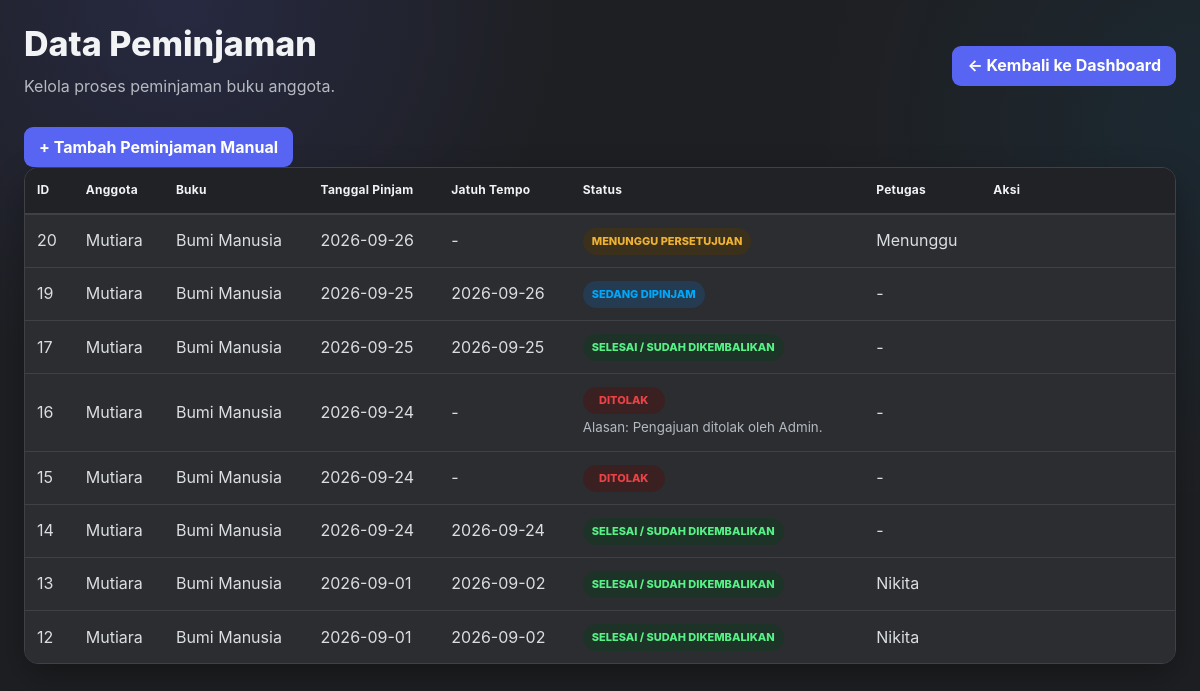
/peminjaman/tampil.peminjaman.php (signed in), run on the app's committed database.
### tables this page shows
CREATE TABLE `peminjaman` (
  `id_peminjaman` int(11) NOT NULL,
  `id_anggota` int(11) DEFAULT NULL,
  `id_petugas` int(11) DEFAULT NULL,
  `id_admin` int(11) DEFAULT NULL,
  `id_buku` int(11) NOT NULL,
  `tanggal_pinjam` date DEFAULT NULL,
  `tanggal_jatuh_tempo` date DEFAULT NULL,
  `status` enum('menunggu','dipinjam','selesai','ditolak') NOT NULL DEFAULT 'menunggu',
  `alasan_penolakan` varchar(255) DEFAULT NULL
);

CREATE TABLE `anggota` (
  `id_anggota` int(11) NOT NULL,
  `id_admin` int(11) DEFAULT NULL,
  `id_petugas` int(11) DEFAULT NULL,
  `nama_anggota` varchar(100) DEFAULT NULL,
  `username` varchar(50) DEFAULT NULL,
  `password` varchar(255) DEFAULT NULL,
  `jenis_kelamin` enum('pria','wanita') DEFAULT NULL,
  `tempat_lahir` varchar(50) DEFAULT NULL,
  `tanggal_lahir` date DEFAULT NULL,
  `telpon` varchar(15) DEFAULT NULL,
  `alamat` text DEFAULT NULL
);

CREATE TABLE `buku` (
  `id_buku` int(11) NOT NULL,
  `id_admin` int(11) DEFAULT NULL,
  `id_petugas` int(11) DEFAULT NULL,
  `judul` varchar(100) DEFAULT NULL,
  `id_kategori` int(11) DEFAULT NULL,
  `gambar` longblob DEFAULT NULL,
  `sinopsis` text DEFAULT NULL
);

CREATE TABLE `petugas` (
  `id_petugas` int(11) NOT NULL,
  `id_admin` int(11) DEFAULT NULL,
  `nama_petugas` varchar(50) DEFAULT NULL,
  `username` varchar(50) DEFAULT NULL,
  `password` varchar(50) DEFAULT NULL
);

### peminjaman/tampil.peminjaman.php (the view, shortened to what this page needs)
<?php
include '../connection.php';
$role = $_SESSION['role'] ?? '';
if ($role === 'anggota') {
    $id_anggota = (int)($_SESSION['id_anggota'] ?? 0);
    if ($id_anggota <= 0) {
        die('ID Anggota tidak ditemukan pada session. Silakan logout dan login kembali.');
    }
    $sql = "
        SELECT
            p.id_peminjaman,
            p.id_anggota,
            p.id_petugas,
            p.id_admin,
            p.id_buku,
            p.tanggal_pinjam,
            p.tanggal_jatuh_tempo,
            p.status,
            p.alasan_penolakan,
            a.nama_anggota,
            b.judul,
            pt.nama_petugas,
            ad.nama_admin
        FROM peminjaman p
        LEFT JOIN anggota a
            ON p.id_anggota = a.id_anggota
        LEFT JOIN buku b
            ON p.id_buku = b.id_buku
        LEFT JOIN petugas pt
            ON p.id_petugas = pt.id_petugas
        LEFT JOIN admin ad
            ON p.id_admin = ad.id_admin
        WHERE p.id_anggota = ?
        ORDER BY p.id_peminjaman DESC
    ";
    $stmt = $conn->prepare($sql);
    if ($stmt === false) {
        die(
            'Gagal menyiapkan query peminjaman anggota.<br>' .
            'Error MySQL: ' .
            htmlspecialchars($conn->error)
        );
    }
    $stmt->bind_param('i', $id_anggota);
    if (!$stmt->execute()) {
        die(
            'Gagal mengambil data peminjaman.<br>' .
            'Error MySQL: ' .
            htmlspecialchars($stmt->error)
        );
    }
    $data = $stmt->get_result();
} else {
    $sql = "
        SELECT
            p.id_peminjaman,
            p.id_anggota,
            p.id_petugas,
            p.id_admin,
            p.id_buku,
            p.tanggal_pinjam,
            p.tanggal_jatuh_tempo,
            p.status,
            p.alasan_penolakan,
            a.nama_anggota,
            b.judul,
            pt.nama_petugas,
            ad.nama_admin
        FROM peminjaman p
        LEFT JOIN anggota a
            ON p.id_anggota = a.id_anggota
        LEFT JOIN buku b
            ON p.id_buku = b.id_buku
        LEFT JOIN petugas pt
            ON p.id_petugas = pt.id_petugas
        LEFT JOIN admin ad
            ON p.id_admin = ad.id_admin
        ORDER BY p.id_peminjaman DESC
    ";
    $data = $conn->query($sql);
}
function badge_status(string $status): string
{
    $status = strtolower(trim($status));
    $map = [
        'menunggu' => 'badge-warning',
        'dipinjam' => 'badge-info',
        'selesai'  => 'badge-success',
        'ditolak'  => 'badge-danger'
    ];
    $class = $map[$status] ?? 'badge-info';
    $label = [
        'menunggu' => 'MENUNGGU PERSETUJUAN',
        'dipinjam' => 'SEDANG DIPINJAM',
        'selesai'  => 'SELESAI / SUDAH DIKEMBALIKAN',
        'ditolak'  => 'DITOLAK'
    ];
    $text = $label[$status] ?? strtoupper($status);
    return '<span class="badge ' . $class . '">' .
        htmlspecialchars($text) .
        '</span>';
}
$total_data = $data->num_rows;
?>
<!DOCTYPE html>
<html lang="id">
<head>
    <link
        rel="stylesheet"
        href="../style.css"
    >
</head>
<body>
<div class="page-head">
    <div>
        <h1>
            <?= $role === 'anggota'
                ? 'Status Peminjaman Saya'
                : 'Data Peminjaman'
            ?>
        </h1>
        <?php if ($role === 'anggota'): ?>
            <p class="muted">
                Lihat status pengajuan dan peminjaman buku Anda.
            </p>
        <?php else: ?>
            <p class="muted">
                Kelola proses peminjaman buku anggota.
            </p>
        <?php endif; ?>
    </div>
    <a
        class="btn btn-light"
        href="../dashboard.<?= htmlspecialchars($role) ?>.php"
    >
        ← Kembali ke Dashboard
    </a>
</div>
<div class="container">
    <?php if (in_array($role, ['admin', 'petugas'], true)): ?>
        <div class="page-actions">
            <a
                class="btn"
                href="form.peminjaman.php"
            >
                + Tambah Peminjaman Manual
            </a>
        </div>
    <?php endif; ?>
    <div class="table-wrap">
        <table>
            <thead>
                <tr>
                    <th>ID</th>
                    <th>Anggota</th>
                    <th>Buku</th>
                    <th>Tanggal Pinjam</th>
                    <th>Jatuh Tempo</th>
                    <th>Status</th>
                    <th>Petugas</th>
                    <?php if (in_array($role, ['admin', 'petugas'], true)): ?>
                        <th>Aksi</th>
                    <?php endif; ?>
                </tr>
            </thead>
            <tbody>
            <?php if ($total_data === 0): ?>
                <tr>
                    <td
                        colspan="<?= $role === 'petugas' ? '8' : '7' ?>"
                        class="empty-state"
                    >
                        Belum ada data peminjaman.
                    </td>
                </tr>
            <?php else: ?>
                <?php while ($r = $data->fetch_assoc()): ?>
                    <tr>
                        <td>
                            <?= (int)$r['id_peminjaman'] ?>
                        </td>
                        <td>
                            <?= htmlspecialchars(
                                $r['nama_anggota'] ?? '-'
                            ) ?>
                        </td>
                        <td>
                            <?= htmlspecialchars(
                                $r['judul'] ?? '-'
                            ) ?>
                        </td>
                        <td>
                            <?= htmlspecialchars(
                                $r['tanggal_pinjam'] ?? '-'
                            ) ?>
                        </td>
                        <td>
                            <?= !empty($r['tanggal_jatuh_tempo'])
                                ? htmlspecialchars($r['tanggal_jatuh_tempo'])
                                : '-'
                            ?>
                        </td>
                        <td>
                            <?= badge_status(
                                $r['status'] ?? ''
                            ) ?>
                            <?php if (
                                ($r['status'] ?? '') === 'ditolak'
                                &&
                                !empty($r['alasan_penolakan'])
                            ): ?>
                                <br>
                                <small class="muted">
                                    Alasan:
                                    <?= htmlspecialchars(
                                        $r['alasan_penolakan']
                                    ) ?>
                                </small>
                            <?php endif; ?>
                        </td>
                        <td>
                            <?php
                            if (!empty($r['nama_petugas'])) {
                                echo htmlspecialchars(
                                    $r['nama_petugas']
                                );
                            } elseif (($r['status'] ?? '') === 'menunggu') {
                                echo 'Menunggu';
                            } else {
                                echo '-';
                            }
                            ?>
                        </td>
                        <?php if (in_array($role, ['admin', 'petugas'], true)): ?>
                            <td>
                            </td>
                        <?php endif; ?>
                    </tr>
                <?php endwhile; ?>
            <?php endif; ?>
            </tbody>
        </table>
    </div>
</div>
</body>
</html>

### style.css (style rules this page uses)
:root { --discord-blurple:#5865F2; --discord-blurple-hover:#4752C4; --discord-blue:#00A8FC; --discord-bg:#1E1F22; --discord-sidebar:#232428; --discord-surface:#2B2D31; --discord-surface-2:#313338; --discord-surface-3:#383A40; --discord-input:#1E1F22; --discord-border:#3F4147; --discord-text:#F2F3F5; --discord-muted:#B5BAC1; --discord-yellow:#F0B232; --discord-red:#ED4245; --discord-red-hover:#C9363A; --shadow:0 12px 32px rgba(0,0,0,.28); --radius:14px; --radius-sm:9px; }
* { box-sizing:border-box }
html { scroll-behavior:smooth }
html,body { margin:0;min-height:100% }
body { font-family:Inter,Segoe UI,Roboto,Arial,sans-serif; background: radial-gradient(circle at 15% 0%,rgba(88,101,242,.15),transparent 30%), radial-gradient(circle at 100% 15%,rgba(0,168,252,.07),transparent 28%), var(--discord-bg); color:var(--discord-text); padding:24px; line-height:1.55; }
.container, .page-head, .topbar, .card-grid, .stats, .info, .success, .warning, .error, .table-wrap { width:min(1200px,100%); margin-left:auto; margin-right:auto; }
.container { margin-top:0 }
.page-head { display:flex; align-items:center; justify-content:space-between; gap:16px; flex-wrap:wrap; margin-bottom:20px; }
.page-head>div:first-child { flex:1;min-width:220px }
h1,h2,h3,h4,h5,h6 { color:var(--discord-text);margin-top:0 }
h1 { font-size:clamp(25px,3vw,34px);line-height:1.2;margin-bottom:6px;font-weight:800 }
p { color:var(--discord-muted);margin:8px 0;line-height:1.65 }
a { color:var(--discord-blue);text-decoration:none;font-weight:650;transition:.15s ease }
.muted { color:var(--discord-muted)!important }
button,.btn,.btn-success,.btn-warning,.btn-danger,.btn-secondary,.btn-light { display:inline-flex; align-items:center; justify-content:center; gap:7px; min-height:40px; padding:9px 14px; border:1px solid transparent; border-radius:var(--radius-sm); background:var(--discord-blurple)!important; color:#fff!important; cursor:pointer; font:inherit; font-weight:750; line-height:1.2; text-decoration:none!important; box-shadow:none; transition:background .15s ease,transform .15s ease,border-color .15s ease; }
.table-wrap { overflow-x:auto; background:var(--discord-surface); border:1px solid var(--discord-border); border-radius:var(--radius); box-shadow:var(--shadow); }
table { width:100%; border-collapse:separate; border-spacing:0; background:var(--discord-surface); color:var(--discord-text); margin:20px auto; border:1px solid var(--discord-border); border-radius:var(--radius); overflow:hidden; box-shadow:var(--shadow); }
.table-wrap table { margin:0;border:0;border-radius:0;box-shadow:none;min-width:760px }
th { background:#202225; color:var(--discord-text); text-align:left; padding:13px 12px; font-size:12px; letter-spacing:.25px; white-space:nowrap; border-bottom:1px solid var(--discord-border); }
td { padding:12px; color:#DBDEE1; border-top:1px solid var(--discord-border); vertical-align:middle; }
tbody tr:nth-child(even) td { background:var(--discord-surface) }
.badge { display:inline-flex; align-items:center; justify-content:center; min-width:82px; padding:5px 9px; border-radius:999px; font-size:11px; font-weight:800; }
.badge-info { background:#243B52;color:#00A8FC }
.badge-warning { background:#3A301C;color:#F0B232 }
.badge-success { background:#1E3328;color:#57F287 }
.badge-danger { background:#3B2022;color:#ED4245 }
* { scrollbar-width:thin;scrollbar-color:#1A1B1E #2B2D31 }
.btn,.btn-success,.btn-warning,.btn-danger,.btn-secondary,.btn-light, .btn-register, button[type="submit"] { background:var(--discord-blurple)!important; color:#fff!important; border:1px solid transparent!important; }

### data on the page
peminjaman: id_peminjaman "20", id_anggota.nama_anggota "Mutiara", id_buku.judul "Bumi Manusia", tanggal_pinjam "2026-09-26", status "MENUNGGU PERSETUJUAN", shows "Menunggu"
peminjaman: id_peminjaman "19", id_anggota.nama_anggota "Mutiara", id_buku.judul "Bumi Manusia", tanggal_pinjam "2026-09-25", tanggal_jatuh_tempo "2026-09-26", status "SEDANG DIPINJAM"
peminjaman: id_peminjaman "17", id_anggota.nama_anggota "Mutiara", id_buku.judul "Bumi Manusia", tanggal_pinjam "2026-09-25", tanggal_jatuh_tempo "2026-09-25", status "SELESAI / SUDAH DIKEMBALIKAN"
peminjaman: id_peminjaman "16", id_anggota.nama_anggota "Mutiara", id_buku.judul "Bumi Manusia", tanggal_pinjam "2026-09-24", status "DITOLAK", alasan_penolakan "Pengajuan ditolak oleh Admin."
peminjaman: id_peminjaman "15", id_anggota.nama_anggota "Mutiara", id_buku.judul "Bumi Manusia", tanggal_pinjam "2026-09-24", status "DITOLAK"
peminjaman: id_peminjaman "14", id_anggota.nama_anggota "Mutiara", id_buku.judul "Bumi Manusia", tanggal_pinjam "2026-09-24", tanggal_jatuh_tempo "2026-09-24", status "SELESAI / SUDAH DIKEMBALIKAN"
peminjaman: id_peminjaman "13", id_anggota.nama_anggota "Mutiara", id_buku.judul "Bumi Manusia", tanggal_pinjam "2026-09-01", tanggal_jatuh_tempo "2026-09-02", status "SELESAI / SUDAH DIKEMBALIKAN", id_petugas.nama_petugas "Nikita"
peminjaman: id_peminjaman "12", id_anggota.nama_anggota "Mutiara", id_buku.judul "Bumi Manusia", tanggal_pinjam "2026-09-01", tanggal_jatuh_tempo "2026-09-02", status "SELESAI / SUDAH DIKEMBALIKAN", id_petugas.nama_petugas "Nikita"
